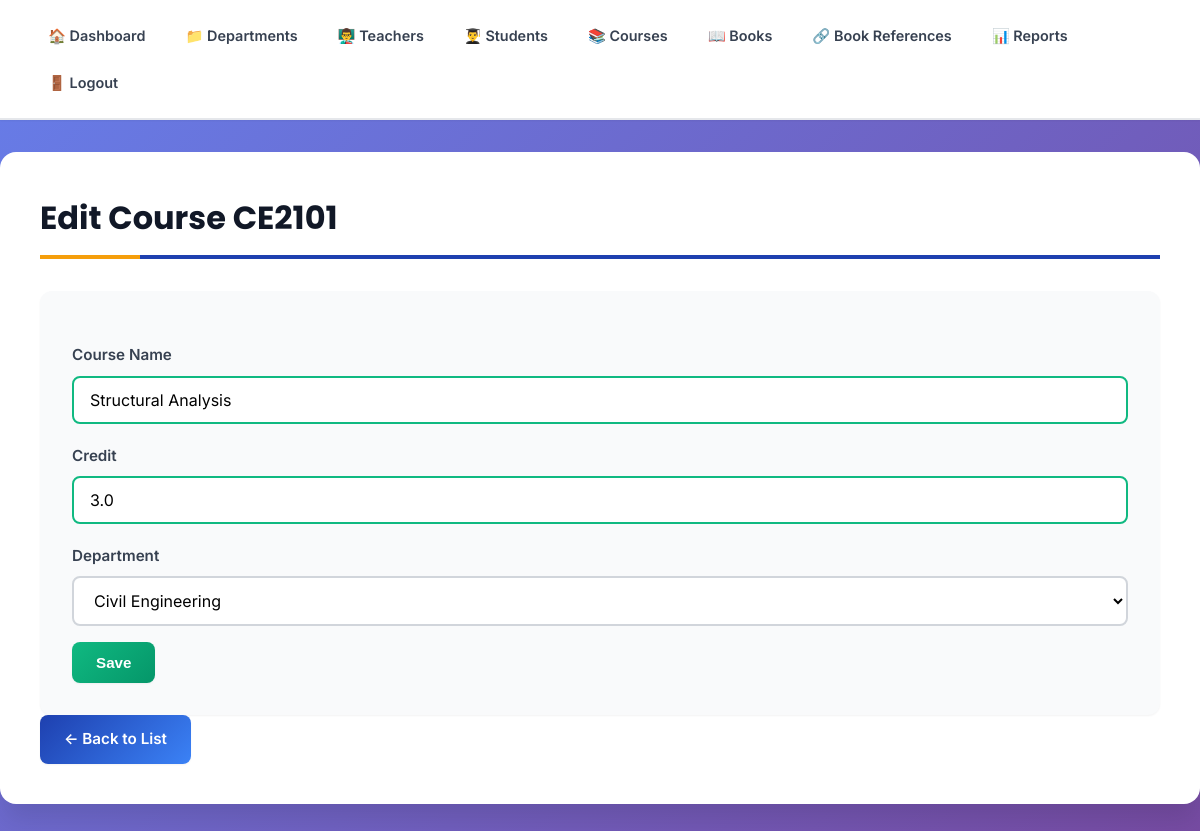
The page /admin/courses_edit.php?code=CE2101 (signed in) on the database its author committed.
### tables this page shows
CREATE TABLE `courses` (
  `course_no` varchar(10) NOT NULL,
  `course_name` varchar(100) NOT NULL,
  `credit` decimal(3,1) DEFAULT NULL CHECK (`credit` > 0 and `credit` <= 4),
  `d_id` int(11) DEFAULT NULL
);

CREATE TABLE `departments` (
  `dept_id` int(11) NOT NULL,
  `dept_name` varchar(50) NOT NULL,
  `faculty` varchar(50) NOT NULL,
  `no_of_students` int(11) DEFAULT 0 CHECK (`no_of_students` >= 0)
);

### public/admin/courses_edit.php (the view, shortened to what this page needs)
<?php
require_once __DIR__ . '/../../src/db.php';
$code = isset($_GET['code']) ? strtoupper(trim($_GET['code'])) : '';
$depsRes = $mysqli->query("SELECT dept_id, dept_name FROM departments ORDER BY dept_name");
$departments = $depsRes ? $depsRes->fetch_all(MYSQLI_ASSOC) : [];
$stmt = $mysqli->prepare("SELECT * FROM courses WHERE course_no = ?");
$stmt->bind_param("s", $code);
$stmt->execute();
$res = $stmt->get_result();
$course = $res->fetch_assoc();
?>
<!doctype html>
<html>
<head><meta charset="utf-8"><title>Edit Course</title>
<link rel="stylesheet" href="../../css/style.css"></head>
<body>
  <?php include __DIR__ . '/../../src/admin_nav.php'; ?>
  <main class="container">
    <h2>Edit Course <?=htmlspecialchars($course['course_no'])?></h2>
    <form method="post" action="">
      <label>Course Name</label>
      <input type="text" name="course_name" value="<?=htmlspecialchars($course['course_name'])?>" required>
      <label>Credit</label>
      <input type="number" step="0.5" name="credit" min="0.5" max="4" value="<?=htmlspecialchars($course['credit'])?>" required>
      <label>Department</label>
      <select name="d_id">
        <?php foreach ($departments as $d): ?>
          <option value="<?=htmlspecialchars($d['dept_id'])?>" <?=($course['d_id']==$d['dept_id']) ? 'selected' : ''?>><?=htmlspecialchars($d['dept_name'])?></option>
        <?php endforeach; ?>
      </select>
      <button class="btn" type="submit">Save</button>
    </form>
    <p><a href="courses_list.php" class="btn">← Back to List</a></p>
  </main>
</body>
</html>

### css/style.css (style rules this page uses)
* { margin: 0; padding: 0; box-sizing: border-box; }
:root { --primary-color: #1e40af; --primary-dark: #1e3a8a; --primary-light: #3b82f6; --secondary-color: #0891b2; --accent-color: #f59e0b; --success-color: #10b981; --danger-color: #ef4444; --warning-color: #f59e0b; --white: #ffffff; --gray-50: #f9fafb; --gray-100: #f3f4f6; --gray-200: #e5e7eb; --gray-300: #d1d5db; --gray-400: #9ca3af; --gray-600: #4b5563; --gray-700: #374151; --gray-800: #1f2937; --gray-900: #111827; --shadow-sm: 0 1px 2px 0 rgba(0, 0, 0, 0.05); --shadow-md: 0 4px 6px -1px rgba(0, 0, 0, 0.1); --shadow-lg: 0 10px 15px -3px rgba(0, 0, 0, 0.1); --shadow-xl: 0 20px 25px -5px rgba(0, 0, 0, 0.1); --radius-sm: 0.375rem; --radius-md: 0.5rem; --radius-lg: 0.75rem; --radius-xl: 1rem; }
body { font-family: 'Inter', -apple-system, BlinkMacSystemFont, 'Segoe UI', sans-serif; background: linear-gradient(135deg, #667eea 0%, #764ba2 100%); background-attachment: fixed; min-height: 100vh; color: var(--gray-800); line-height: 1.6; }
.container { max-width: 1200px; margin: 2rem auto; background: var(--white); padding: 2.5rem; border-radius: var(--radius-xl); box-shadow: var(--shadow-xl); animation: fadeIn 0.5s ease; }
.container h2 { font-family: 'Poppins', sans-serif; font-size: 2rem; font-weight: 700; color: var(--gray-900); border-bottom: 4px solid var(--primary-color); padding-bottom: 0.75rem; margin-bottom: 2rem; position: relative; }
.container h2::after { content: ''; position: absolute; bottom: -4px; left: 0; width: 100px; height: 4px; background: var(--accent-color); }
.btn, a[href*="add"], button[type="submit"], input[type="submit"] { display: inline-block; padding: 0.75rem 1.5rem; font-weight: 600; text-decoration: none; border-radius: var(--radius-md); transition: all 0.3s ease; border: none; cursor: pointer; font-size: 0.95rem; box-shadow: var(--shadow-sm); }
.btn, a[href*="add"] { background: linear-gradient(135deg, var(--primary-color), var(--primary-light)); color: var(--white); }
button[type="submit"], input[type="submit"] { background: linear-gradient(135deg, var(--success-color), #059669); color: var(--white); margin-top: 1rem; }
form { background: var(--gray-50); padding: 2rem; border-radius: var(--radius-lg); margin-top: 1.5rem; box-shadow: var(--shadow-sm); }
form label { display: block; font-weight: 600; color: var(--gray-700); margin-top: 1.25rem; margin-bottom: 0.5rem; font-size: 0.95rem; }
form input, form select, form textarea { width: 100%; padding: 0.75rem 1rem; border: 2px solid var(--gray-300); border-radius: var(--radius-md); font-size: 1rem; transition: all 0.3s ease; background: var(--white); font-family: inherit; }
form input:valid { border-color: var(--success-color); }

### rows shown on the page
courses: course_no "CE2101", course_name "Structural Analysis", credit "3.0", d_id "Civil Engineering"
